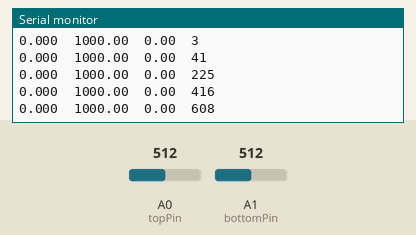
Simulated run of this sketch. Board: Arduino Uno, built with avr-gcc and run on an emulated ATmega328P. Parts: the last lines printed to the serial monitor. The inputs (shaded band) are chosen by the test bench; at power-on: A0 (topPin) = 512, A1 (bottomPin) = 512.

Above: at 1.2 s.
1.3 s: A0 (topPin) set to 535
At 2.08 s:
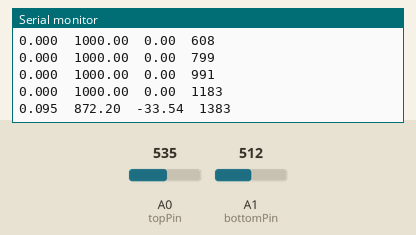
4.3 s: A1 (bottomPin) set to 928
At 5.01 s:
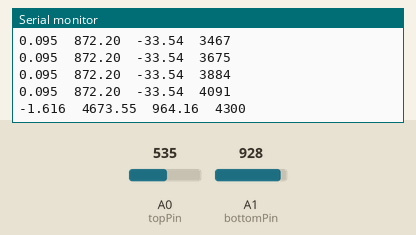
5.8 s: A1 (bottomPin) set to 949
At 5.91 s:
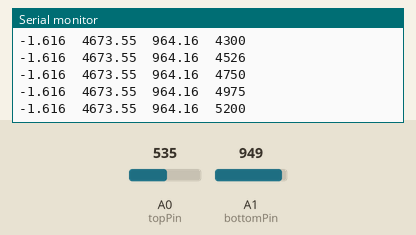
8.8 s: A0 (topPin) set to 346
At 8.92 s:
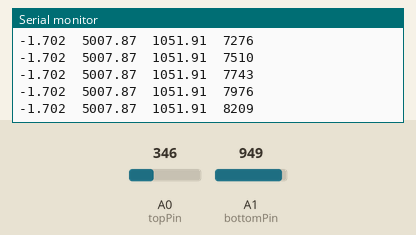
10.3 s: A0 (topPin) set to 320
At 14.23 s:
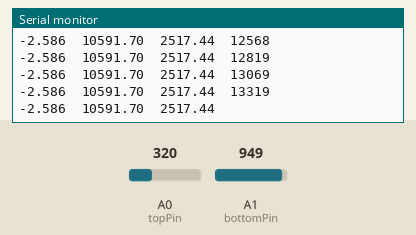
Timing chart, 0 to 14.3 s (numbered marks = the images above; inputs shaded):
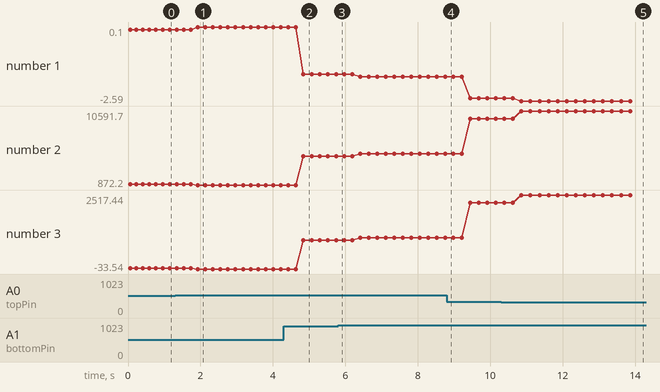

The sketch:

hel705_test.ino
```cpp
#include <math.h>
#include <stdio.h>
#include <time.h>

const int topPin = A0;
const int bottomPin = A1;
const int vccc = A2;

// setting instrument parameters
const double r0 = 1000;
const double A = 3.8101E-3;//= alpha + (alpha * delta)/100;
unsigned long start_time = millis();


double resistance_to_temp(double r, double r0, double A){
    // based on linear model from hel705 manual, calculates temperature as a function of thermistor resistance r
    return ((r/r0)-1)/A;
}

double wheatstone(double r1, double r2, double vo, double vcc){
    double num = vcc*r2 - vo*(r1 + r2);
    double denom = vcc*r1 + vo*(r1 + r2);
    return r1 * (num/denom);
}

void setup() {
  // put your setup code here, to run once:
  Serial.begin(1200);
  Serial.print("\nstart\n");
  analogReference(EXTERNAL); // running with vcc coming out of a current divider at 4.26V
}

void loop() {
  // put your main code here, to run repeatedly:
  int val = analogRead(topPin) - analogRead(bottomPin);
  //double vcc = analogRead(vccc);
  double V_out = (val/1024.0) * 4.21; //running with vcc coming out of a current divider at 4.26V
  double R_T = wheatstone(4.7e3, 1e3, V_out, 5.0);
  double temp = resistance_to_temp(R_T, r0, A);
  unsigned long current = millis() - start_time;

  //Serial.print("V_out: ");
  Serial.print(V_out, 3);
  Serial.print("\t");
  Serial.print(R_T);
  Serial.print("\t");
  Serial.print(temp);
  Serial.print("\t");
  Serial.print(current);
  Serial.print("\n");


  // Serial.plot("V_out: ");
  // Serial.plot(V_out);
  // Serial.plot(", R_T: ");
  // Serial.plot(R_T);
  // Serial.plot(", temp: ");
  //Serial.plot("\n");

}
```

Measured:
- the behaviour switches between 336 and 335 on A0 (topPin) (found by bisection; images 4 and 5)
- after the input at 1.3 s, the serial monitor: prints a new line after 0.63 s (image 1)
- after the input at 4.3 s, the serial monitor: prints a new line after 0.54 s (image 2)
- after the input at 10.3 s, the serial monitor: prints a new line after 0.56 s (image 5)
- plotted number 1: 0 → 0.1 after the input at 1.3 s, 0.1 → -1.62 after the input at 4.3 s, -1.62 → -1.7 after the input at 5.8 s, -1.7 → -2.48 after the input at 8.8 s, -2.48 → -2.59 after the input at 10.3 s
- plotted number 2: 1000 → 872.2 after the input at 1.3 s, 872.2 → 4673.55 after the input at 4.3 s, 4673.55 → 5007.87 after the input at 5.8 s, 5007.87 → 9597.22 after the input at 8.8 s, 9597.22 → 10591.7 after the input at 10.3 s
- plotted number 3: 0 → -33.54 after the input at 1.3 s, -33.54 → 964.16 after the input at 4.3 s, 964.16 → 1051.91 after the input at 5.8 s, 1051.91 → 2256.43 after the input at 8.8 s, 2256.43 → 2517.44 after the input at 10.3 s
